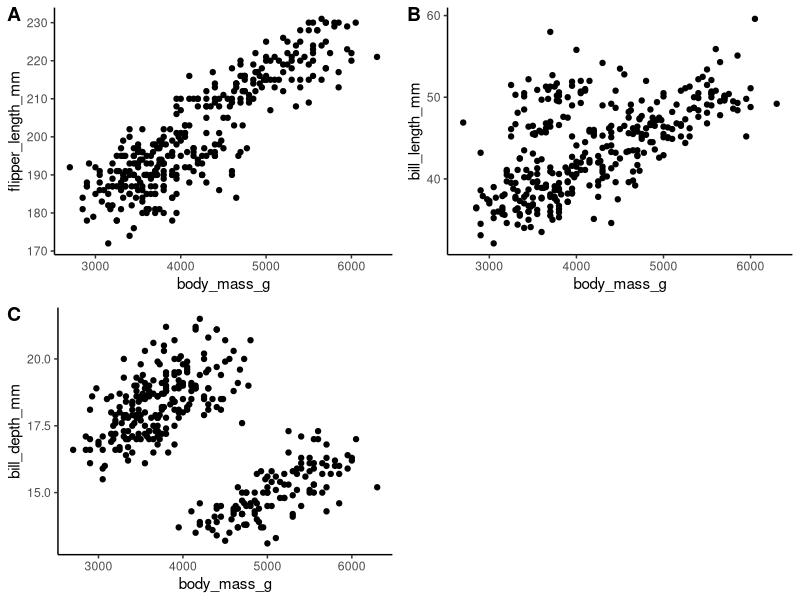
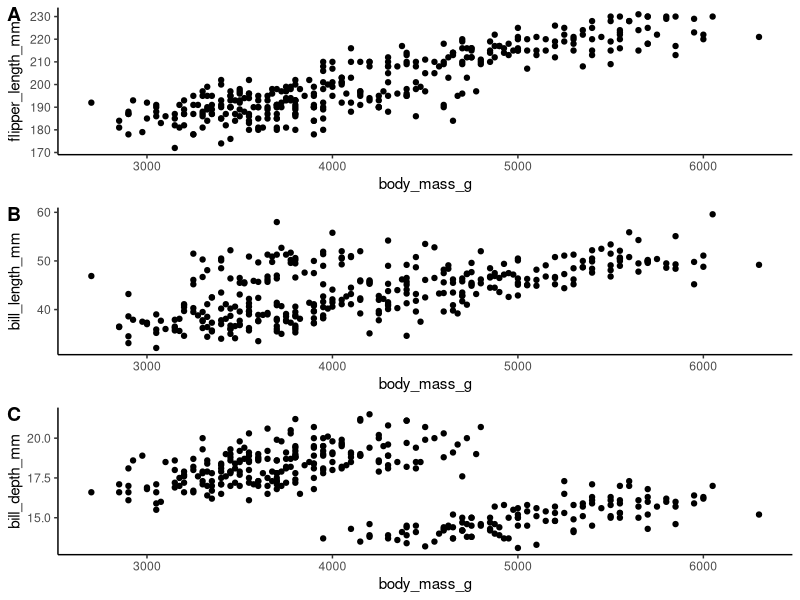

R code for these plots, in order:
library(tidyverse)
install.packages("cowplot")
library(cowplot)
library(palmerpenguins)
data(penguins)


bmxfl.graph <- ggplot(penguins, aes(body_mass_g, flipper_length_mm))+
  geom_point()+theme_classic()

bmxbl.graph <- ggplot(penguins, aes(body_mass_g, bill_length_mm))+
  geom_point()+theme_classic()

bmxbd.graph <- ggplot(penguins, aes(body_mass_g, bill_depth_mm))+
  geom_point()+theme_classic()



plot_grid(bmxfl.graph, bmxbl.graph, bmxbd.graph, labels = c("A","B","C")) ## Horizontal plots

plot_grid(bmxfl.graph, bmxbl.graph, bmxbd.graph, ncol = 1, align = 'v', axis = 1, labels = c("A","B","C")) ## Vertical plots


